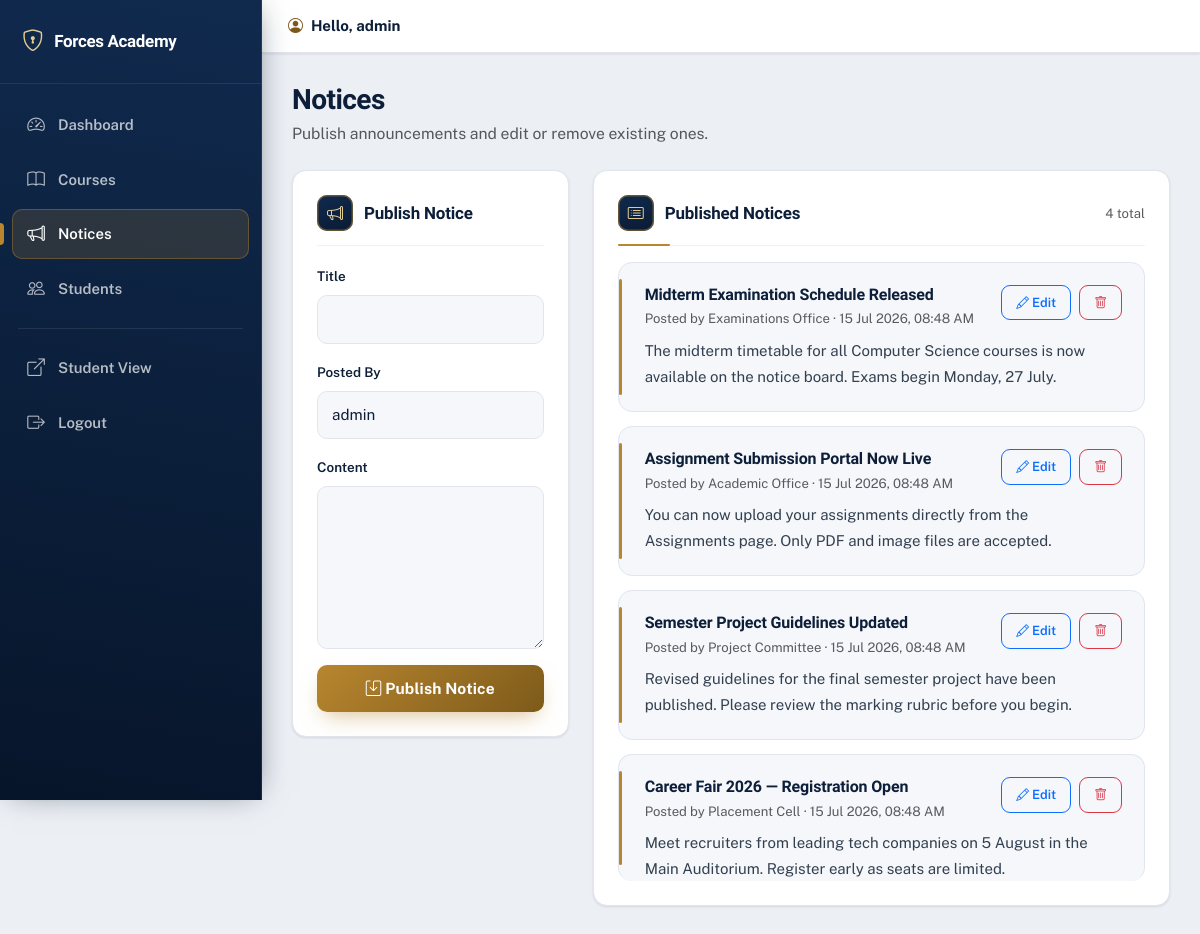
Screenshot of /admin_notices.php (signed in) with the database file from the repository.
### tables this page shows
CREATE TABLE IF NOT EXISTS notices (
    id          INT(11) PRIMARY KEY AUTO_INCREMENT,
    title       VARCHAR(200) NOT NULL,
    content     TEXT,
    posted_by   VARCHAR(100),
    created_at  TIMESTAMP DEFAULT CURRENT_TIMESTAMP
);

### config/auth.php (called while the page is built, shortened)
<?php
function e($value)
{
    return htmlspecialchars((string)$value, ENT_QUOTES, 'UTF-8');
}

### admin_notices.php (the view, shortened to what this page needs)
<?php
require_once 'config/auth.php';
$edit = null;
$notices = mysqli_query($conn, "SELECT id, title, content, posted_by, created_at FROM notices ORDER BY created_at DESC");
require 'admin_partials/header.php';
?>
<div class="row g-4">
  <div class="col-xl-4">
    <div class="card p-4">
      <h5 class="form-card-title">
        <i class="bi <?php echo $edit ? 'bi-pencil-square' : 'bi-megaphone'; ?>"></i>
        <?php echo $edit ? 'Edit Notice' : 'Publish Notice'; ?>
      </h5>
      <form method="POST">
        <div class="mb-3">
          <label class="form-label">Title</label>
          <input class="form-control form-control-solid" name="title" value="<?php echo $edit ? e($edit['title']) : ''; ?>" required>
        </div>
        <div class="mb-3">
          <label class="form-label">Posted By</label>
          <input class="form-control form-control-solid" name="posted_by" value="<?php echo $edit ? e($edit['posted_by']) : e($admin_username); ?>">
        </div>
        <div class="mb-3">
          <label class="form-label">Content</label>
          <textarea class="form-control form-control-solid" name="content" rows="6" required><?php echo $edit ? e($edit['content']) : ''; ?></textarea>
        </div>
        <button class="btn btn-auth-primary w-100" type="submit">
          <i class="bi bi-save"></i> <?php echo $edit ? 'Update Notice' : 'Publish Notice'; ?>
        </button>
      </form>
    </div>
  </div>
  <div class="col-xl-8">
    <div class="card p-4">
      <div class="section-header mb-3">
        <h5 class="section-title mb-0"><i class="bi bi-card-list"></i> Published Notices</h5>
        <span class="text-muted small"><?php echo (int) mysqli_num_rows($notices); ?> total</span>
      </div>
      <?php if (mysqli_num_rows($notices) > 0): ?>
        <?php while ($n = mysqli_fetch_assoc($notices)): ?>
          <div class="notice-item notice-item-large">
            <div class="d-flex flex-column flex-md-row justify-content-between gap-2 mb-2">
              <div>
                <h6 class="mb-1"><?php echo e($n['title']); ?></h6>
                <div class="small text-muted">Posted by <?php echo e($n['posted_by']); ?> · <?php echo date('d M Y, h:i A', strtotime($n['created_at'])); ?></div>
              </div>
              <div class="d-inline-flex gap-2 align-items-start">
                <a class="btn btn-sm btn-outline-primary btn-icon-edit" href="admin_notices.php?edit=<?php echo (int) $n['id']; ?>"><i class="bi bi-pencil"></i> Edit</a>
                <a class="btn btn-sm btn-outline-danger btn-icon-danger" href="admin_notices.php?delete=<?php echo (int) $n['id']; ?>" onclick="return confirm('Delete this notice?');"><i class="bi bi-trash"></i></a>
              </div>
            </div>
            <p class="mb-0 notice-content"><?php echo nl2br(e(strlen($n['content']) > 200 ? substr($n['content'], 0, 200) . '…' : $n['content'])); ?></p>
          </div>
        <?php endwhile; ?>
      <?php endif; ?>
    </div>
  </div>
</div>
<?php require 'admin_partials/footer.php'; ?>

### css/style.css (style rules this page uses)
:root { --ink:#0a1b34; --ink-2:#102a4e; --ink-3:#16365f; --brass:#b8862f; --brass-600:#9a6f22; --brass-700:#7d5a1a; --brass-050:#f8f0dd; --brass-100:#f0e1bf; --brass-200:#e4cd95; --brand:var(--brass); --brand-700:var(--brass-700); --brand-600:var(--brass-600); --brand-500:var(--brass); --brand-050:var(--brass-050); --brand-100:var(--brass-100); --brand-200:var(--brass-200); --blue:var(--brass);--blue-dark:var(--brass-700);--blue-light:var(--brass); --blue-50:var(--brass-050);--blue-100:var(--brass-100); --navy:var(--ink);--navy-2:var(--ink-2); --heading:#0d1e38; --ink-text:#0d1e38; --text:#33404f; --muted:#697687; --bg:#eceff4; --surface:#ffffff; --surface-2:#f5f7fb; --line:#e0e5ee; --line-2:#eef1f6; --success:#1f8a5b; --success-bg:#e6f5ee; --success-line:#b8e6cd; --danger:#c23b34; --danger-bg:#fbeceb; --danger-line:#f2c5c1; --warn-bg:#fbf2df; --warn-line:#eddaad; --warn-ink:#7d5a1a; --radius:14px; --radius-sm:10px; --radius-xs:8px; --shadow-xs:0 1px 2px rgba(10,27,52,.06); --shadow-sm:0 1px 3px rgba(10,27,52,.07),0 1px 2px rgba(10,27,52,.04); --shadow:0 12px 30px -14px rgba(10,27,52,.32),0 2px 6px rgba(10,27,52,.06); --shadow-lg:0 30px 60px -22px rgba(10,27,52,.42),0 6px 14px rgba(10,27,52,.10); --ring:0 0 0 4px rgba(184,134,47,.20); }
* { box-sizing:border-box; }
body { font-family:'Public Sans','Segoe UI',system-ui,Arial,sans-serif; margin:0;color:var(--text);font-size:15px;line-height:1.62; -webkit-font-smoothing:antialiased;text-rendering:optimizeLegibility; }
a { text-decoration:none;color:var(--brass-700);transition:color .15s; }
h1,h2,h3,h4,h5,h6 { font-family:'Bricolage Grotesque','Public Sans',system-ui,sans-serif; color:var(--heading);letter-spacing:-.01em;font-weight:800; }
.form-label { font-weight:600;font-size:.84rem;color:var(--heading);margin-bottom:7px; }
.form-group-icon .form-control, .form-control-solid, .form-select.form-control-solid, textarea.form-control-solid { border-radius:var(--radius-sm);border:1.5px solid var(--line); background:var(--surface-2);padding:12px 14px;color:var(--ink-text);font-size:.95rem; transition:border-color .15s,box-shadow .15s,background .15s; }
.form-control::placeholder,.form-control-solid::placeholder { color:#9aa5b3; }
.btn-auth-primary { background:linear-gradient(135deg,var(--brass),var(--brass-700)); color:#fff;border:none;border-radius:var(--radius-sm); padding:12px 18px;font-weight:700;letter-spacing:.01em;font-size:.97rem; box-shadow:0 10px 22px -8px rgba(184,134,47,.55); transition:transform .15s,box-shadow .15s,filter .15s; }
.dashboard-body { background:var(--bg);min-height:100vh; }
.card { border:1px solid var(--line);border-radius:var(--radius);background:var(--surface);box-shadow:var(--shadow-sm); }
.section-header { display:flex;align-items:center;justify-content:space-between;gap:12px;flex-wrap:wrap; padding-bottom:14px;margin-bottom:18px;border-bottom:1px solid var(--line-2);position:relative; }
.section-header::after { content:"";position:absolute;left:0;bottom:-1px;width:52px;height:2px;background:var(--brass);border-radius:2px; }
.section-title { color:var(--heading);font-weight:800;font-size:1.06rem;display:flex;align-items:center;gap:11px;letter-spacing:-.01em; }
.section-title i,.form-card-title i { color:var(--brass-200); background:linear-gradient(160deg,var(--ink-2),var(--ink)); width:36px;height:36px;border-radius:10px;display:inline-flex;align-items:center;justify-content:center;font-size:1rem; box-shadow:inset 0 0 0 1.5px rgba(184,134,47,.5); }
.form-card-title { color:var(--heading);font-weight:800;font-size:1.06rem;display:flex;align-items:center;gap:11px;margin-bottom:18px;padding-bottom:14px;border-bottom:1px solid var(--line-2); }
.notice-item { border-bottom:1px solid var(--line-2);padding:16px 0;transition:.16s ease; }
.notice-item:last-child { border-bottom:none;padding-bottom:0; }
.notice-item h6,.notice-item-large h5 { color:var(--heading);font-weight:700; }
.notice-item-large { padding:22px 22px 22px 26px;border:1px solid var(--line);border-radius:var(--radius);margin-bottom:14px;background:var(--surface-2);position:relative; }
.notice-item-large::before { content:"";position:absolute;left:0;top:16px;bottom:16px;width:3px;border-radius:3px;background:var(--brass); }
.notice-item-large:last-child { margin-bottom:0; }
.notice-content { color:var(--text);line-height:1.72; }
.btn-icon-edit,.btn-icon-danger,.btn-icon-view { border-radius:9px;font-size:.8rem;padding:7px 14px;font-weight:600; }

### rows the page displays
notices: title "Midterm Examination Schedule Released", posted_by "Examinations Office", created_at "15 Jul 2026, 08:48 AM", content "The midterm timetable for all Computer Science courses is now available on the notice board. Exams begin Monday, 27 July."
notices: title "Assignment Submission Portal Now Live", posted_by "Academic Office", created_at "15 Jul 2026, 08:48 AM", content "You can now upload your assignments directly from the Assignments page. Only PDF and image files are accepted."
notices: title "Semester Project Guidelines Updated", posted_by "Project Committee", created_at "15 Jul 2026, 08:48 AM", content "Revised guidelines for the final semester project have been published. Please review the marking rubric before you begin."
notices: title "Career Fair 2026 — Registration Open", posted_by "Placement Cell", created_at "15 Jul 2026, 08:48 AM", content "Meet recruiters from leading tech companies on 5 August in the Main Auditorium. Register early as seats are limited."

### other values shown
$item[2] "Dashboard"
$item[2] "Courses"
$item[2] "Notices"
$item[2] "Students"
$admin_username "admin"
$page_title "Notices"
$page_subtitle "Publish announcements and edit or remove existing ones."
mysqli_num_rows($notices) "4"
